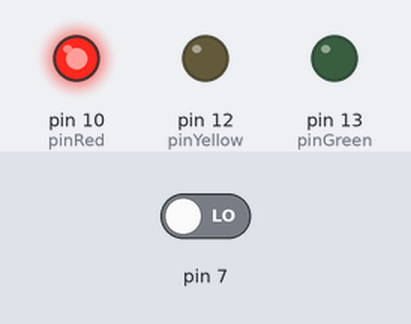
Bench run of a sketch on a simulated Arduino Uno, built with avr-gcc and run on an emulated ATmega328P. Shown: output pins drawn as LEDs (lit = HIGH). Inputs (shaded band) come from the test bench; at power-on: pin 7 LOW.

Above: at 1.2 s.
1.3 s: pin 7 driven HIGH
At 2.45 s:
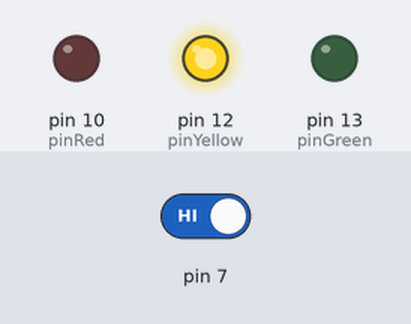
At 6.7 s:
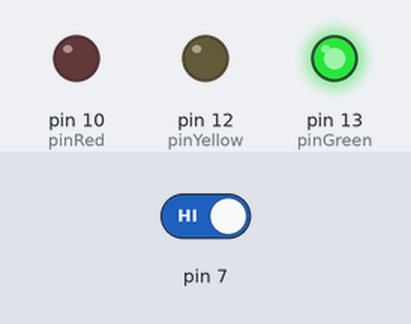
Timing chart, 0 to 12.8 s (numbered marks = the images above; inputs shaded):
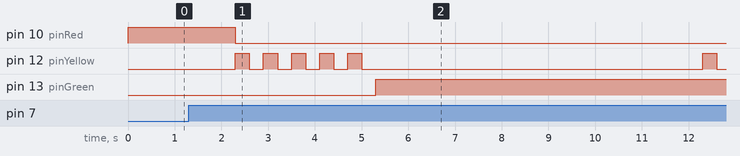

The sketch:

button.ino
```cpp
int pinRed = 10;
int pinYellow = 12;
int pinGreen = 13;

void setup() {
  // put your setup code here, to run once:
  Serial.begin(9600);
  pinMode(7,INPUT);
  pinMode(pinRed,OUTPUT);
  pinMode(pinYellow,OUTPUT);
  pinMode(pinGreen,OUTPUT);

}

void loop() {
  // put your main code here, to run repeatedly:
  if(digitalRead(7) == 1){
     delay(1000);
     digitalWrite(pinRed,LOW); //red light off

     //yellow light blinks 4 times
     for(int count = 0; count <= 4; count++){
      digitalWrite(pinYellow,HIGH);
      delay(300);
      digitalWrite(pinYellow,LOW);
      delay(300);
     }

     //green light on
     digitalWrite(pinGreen,HIGH);
     delay(6000);
    }
   else if(digitalRead(7) == 0){
      digitalWrite(pinGreen,LOW);
      digitalWrite(pinYellow,LOW);
      digitalWrite(pinRed,HIGH);
    }
}
```

Measured:
- after the input at 1.3 s, pin 10 (pinRed): HIGH → LOW after 1.0 s; pin 12 (pinYellow): goes 4 × (HIGH 0.30 s, LOW 0.30 s), HIGH 0.30 s, LOW 7.3 s, HIGH 0.30 s, then LOW, starting after 1.0 s; pin 13 (pinGreen): LOW → HIGH after 4.0 s
